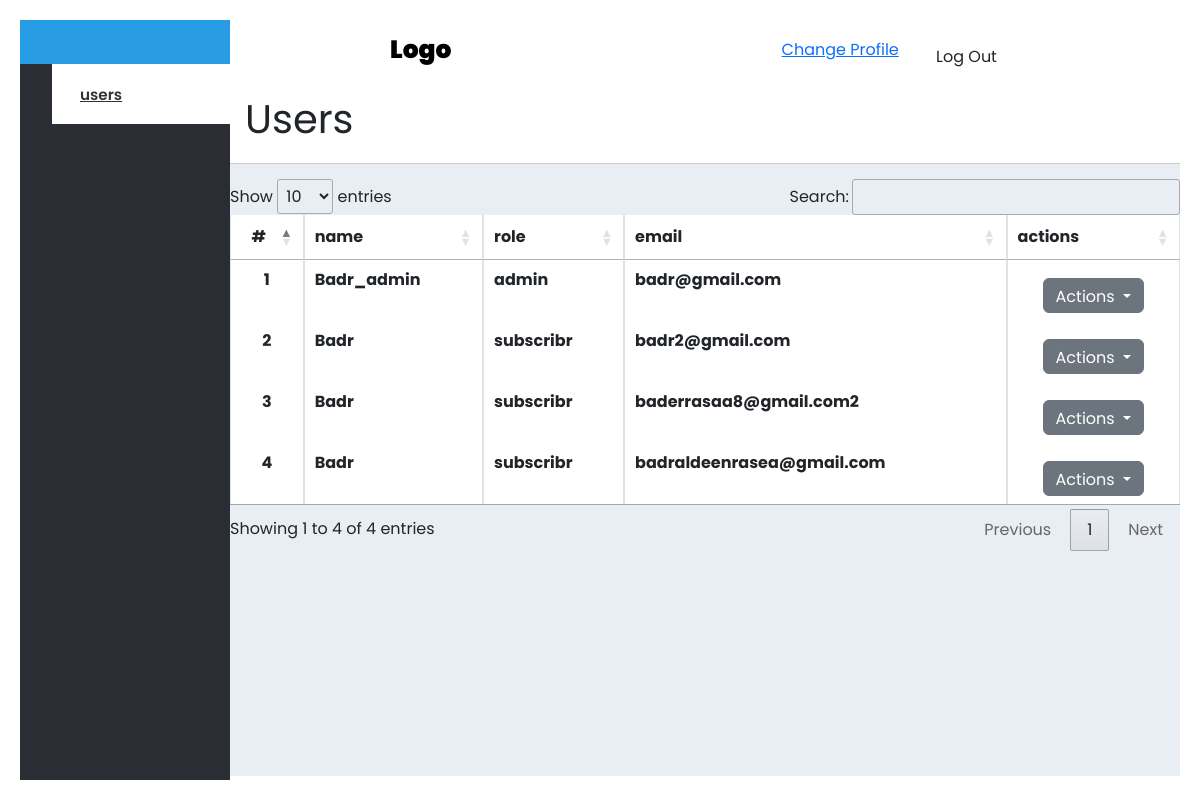
Page /admin_dashboard.php (signed in) on the committed database.
### tables this page shows
CREATE TABLE `users` (
  `Id` int(11) NOT NULL,
  `Username` varchar(200) DEFAULT NULL,
  `Email` varchar(200) DEFAULT NULL,
  `Age` int(11) DEFAULT NULL,
  `Password` varchar(200) DEFAULT NULL,
  `verified` tinyint(1) DEFAULT 0,
  `Token` varchar(255) DEFAULT NULL,
  `roles` int(11) NOT NULL DEFAULT 2,
  `permissions` int(11) NOT NULL DEFAULT 2
);

### admin_dashboard.php (the view, shortened to what this page needs)
<?php
   include("php/config.php");
?>
<!DOCTYPE html>
<html lang="en">
<head>
    <link rel="stylesheet" href="style/style.css">
    <link rel="stylesheet" href="style/admin_style.css">
</head>
<body></body>
<section id="sidebar">
<div class="white-label">
</div>
<div id="sidebar-nav">
<ul>
<li class="active"><a href="#"><i class="fa fa-dashboard"></i> users</a></li>
</ul>
</div>
</section>
<section id="content">
<div class="nav">
    <div class="logo">
        <a href="#">Logo</a>
    </div>
    <div class="right-links">
        <?php
        $id = $_SESSION['id'];
        $query = mysqli_query($con, "SELECT * FROM users WHERE Id = $id");
        while ($result = mysqli_fetch_assoc($query)) {
            $res_id = $result['Id'];
        }
        echo "<a href='edit.php?Id=$res_id' class='link'>Change Profile</a>";
        ?>
        <a href="php/logout.php"><button class="btn">Log Out</button></a>
    </div>
</div>
    <div class="content">
            <div class="content-header">
                <h1>Users</h1>
            </div>
<table class="table table-hover table-bordered" id="list2">
				<thead>
					<tr>
						<th class="text-center">#</th>
						<th>name</th>
						<th>role</th>
						<th>email</th>
						<th>actions</th>
					</tr>
				</thead>
				<tbody>
					<?php
					$i = 1;
					$qry = $con->query("SELECT * FROM users");
					while ($row = $qry->fetch_assoc()) :
					?>
						<tr>
							<th class="text-center"><?php echo $i++ ?></th>
							<td><b><?php echo ucwords($row['Username']) ?></b></td>
							<td><b>
									<?php if ($row['roles'] == 1) {
											echo "admin";
										}
                                        else
                                        echo "subscribr";
                                        ?>
								</b></td>
							<td><b><?php echo $row['Email'] ?></b></td>
							<td class="text-center">
    <div class="dropdown">
        <button class="btn btn-secondary dropdown-toggle" type="button" id="dropdownMenuButton" data-bs-toggle="dropdown" aria-expanded="false">
            Actions
        </button>
    </div>
</td>
						</tr>
					<?php endwhile; ?>
				</tbody>
			</table>
    </div>
</section>
<link href="https://stackpath.bootstrapcdn.com/bootstrap/5.3.0/css/bootstrap.min.css" rel="stylesheet">
<link rel="stylesheet" type="text/css" href="https://cdn.datatables.net/1.11.5/css/jquery.dataTables.css">

### style/style.css (style rules this page uses)
* { padding: 0; margin: 0; box-sizing: border-box; font-family: 'Poppins',sans-serif; }
body { background: #e4e9f7; }
.btn { height: 35px; background: rgba(76,68,182,0.808); border: 0; border-radius: 5px; color: #fff; font-size: 15px; cursor: pointer; transition: all .3s; margin-top: 10px; padding: 0px 10px; }
.nav { background: #fff; display: flex; flex-direction: row; justify-content: space-around; line-height: 60px; z-index: 100; }
.logo { font-size: 25px; font-weight: 900; }
.logo a { text-decoration: none; color: #000; }
.right-links a { padding: 0 10px; }

### style/admin_style.css (style rules this page uses)
html, body { font-family: "Open Sans", sans-serif; height: 100%; }
body { background: #FFFFFF; height: 100%; }
ul { list-style: none; margin: 0; padding: 0; }
a { text-decoration: none; }
.white-label { float: left; background: #33373B; max-width: 210px; padding: 10px; min-height: 44px; background: #279BE4; width: 100%; max-height: 44px; }
#sidebar { overflow: hidden; width: 210px; height: 100%; float: left; background: #2A2D33; }
#sidebar-nav { width: 106%; height: calc(100% - 95px); padding: 0; background: #2A2D33; border-right: 1px solid #E0E0E0; overflow-y: scroll; }
#sidebar-nav ul li a { color: #C2C2C2; font-size: 0.95em; padding: 15px 20px; float: left; width: 100%; font-weight: 600; -webkit-box-sizing: border-box; -moz-box-sizing: border-box; box-sizing: border-box; }
#sidebar-nav ul li:hover a, #sidebar-nav ul li:hover a i, #sidebar-nav li.active a, #sidebar-nav li.active a i { color: #333; }
#sidebar-nav ul li.active a { background: #fff; color: #333; }
#sidebar-nav ul li.active a i { background: #fff; }
#sidebar-nav i { padding-right: 8px; font-size: 1.3em; color: #60636B; width: 25px; text-align: center; }
#content { float: left; width: calc(100% - 210px); height: 100%; word-wrap: break-word; background: #FFFFFF; font-family: Raleway, sans-serif; }
.content { float: left; background: #E9EEF4; width: 100%; height: calc(100% - 64px); -webkit-box-sizing: border-box; -moz-box-sizing: border-box; box-sizing: border-box; }
.content-header { background: #fff; float: left; width: 100%; margin-bottom: 15px; padding: 15px; -webkit-box-sizing: border-box; -moz-box-sizing: border-box; box-sizing: border-box; border-bottom: 1px solid #ccc; }
.content-header h1 { margin: 0; font-weight: normal; padding-bottom: 5px; }
body { font-family: Arial, sans-serif; background-color: #f8f9fa; margin: 0; padding: 20px; }
.dropdown { position: relative; display: inline-block; }
.dropdown-toggle { background-color: #007bff; color: white; border: none; padding: 6px 12px; font-size: 14px; cursor: pointer; border-radius: 4px; }
.btn { display: inline-block; padding: 6px 12px; font-size: 14px; font-weight: 400; text-align: center; cursor: pointer; border: 1px solid transparent; border-radius: 4px; transition: background-color 0.2s ease, border-color 0.2s ease; }
.btn-secondary { background-color: #6c757d; color: white; }
.sorting { background-color: #89a6c6; }

### rows in the picture
users: Username "Badr_admin", roles "admin", Email "badr@gmail.com"
users: Username "Badr", roles "subscribr", Email "badr2@gmail.com"
users: Username "Badr", roles "subscribr", Email "baderrasaa8@gmail.com2"
users: Username "Badr", roles "subscribr", Email "badraldeenrasea@gmail.com"
